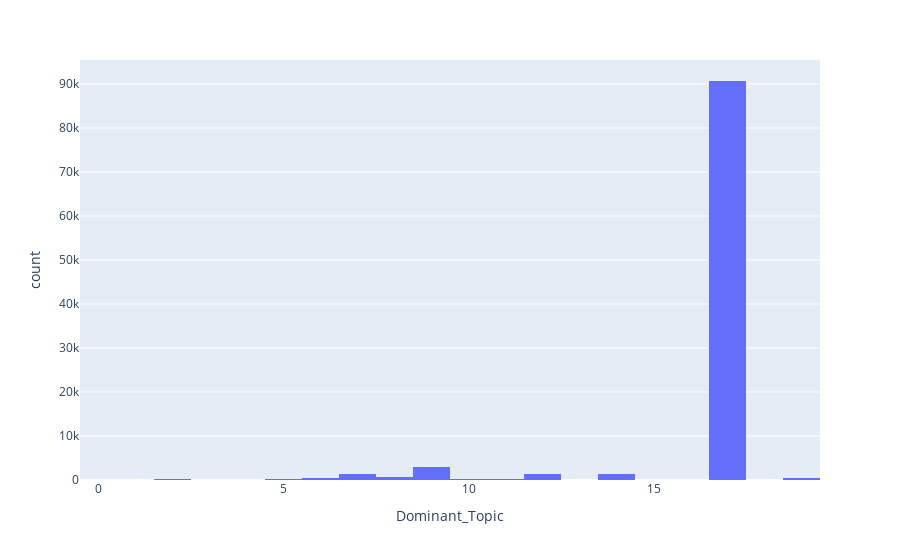

The notebook cell this image was saved under:
### Markdown cell above
Malgré le fait que les sujets ne sont pas bien défini nous avons essayé de travailler avec cette catégorisation et on a extrait de chaque question le thème le plus dominant. Nous remarquons que la distribution des réponses est concentré sur un seul thème à plus de 90%.

### Code cell
px.histogram(df_topic_sents_keywords,x='Dominant_Topic')

### Figure 1 — Plotly figure (JSON) as saved in the notebook; plotly's stock layout.template omitted (floating-point values rounded to 4 significant figures; data arrays with more than 128 entries replaced by an {"elided": "..."} marker saying what was removed)
{"data": [{"alignmentgroup": "True", "bingroup": "x", "hovertemplate": "Dominant_Topic=%{x}<br>count=%{y}<extra></extra>", "legendgroup": "", "marker": {"color": "#636efa", "pattern": {"shape": ""}}, "name": "", "offsetgroup": "", "orientation": "v", "showlegend": false, "type": "histogram", "x": {"elided": "100000 int values"}, "xaxis": "x", "yaxis": "y"}], "layout": {"autosize": true, "barmode": "relative", "legend": {"tracegroupgap": 0}, "margin": {"t": 60}, "xaxis": {"anchor": "y", "autorange": true, "domain": [0, 1], "range": [-0.5, 19.5], "title": {"text": "Dominant_Topic"}, "type": "linear"}, "yaxis": {"anchor": "x", "autorange": true, "domain": [0, 1], "range": [0, 95450.0], "title": {"text": "count"}}}}
